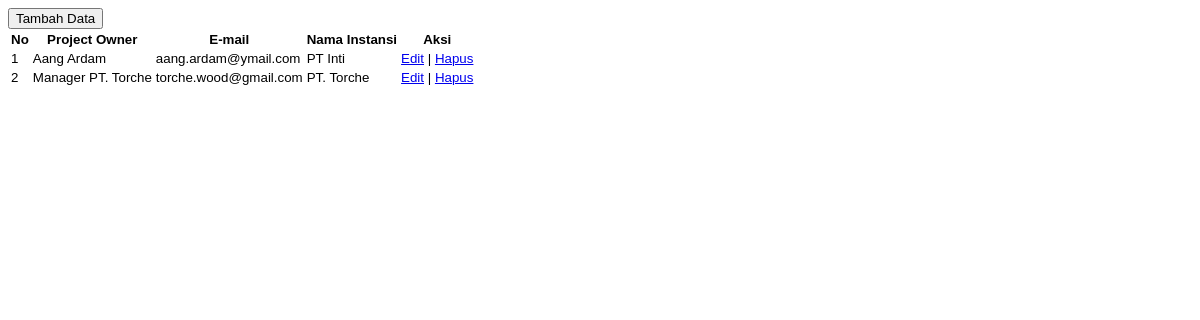
/admin/dataclient.php, run on the app's committed database.
### tables this page shows
CREATE TABLE IF NOT EXISTS `client` (
`id_client` int(3) NOT NULL,
  `id_user` int(3) NOT NULL,
  `nama_client` varchar(30) NOT NULL,
  `email` varchar(30) NOT NULL,
  `instansi` varchar(30) NOT NULL
);

### admin/dataclient.php (the view, shortened to what this page needs)
<!DOCTYPE html>
<html lang="en">
	<head>
		<link rel="stylesheet" type="text/css" href="../assets/css/style.css">
	</head>
	<body>
		<button type="button" class="btn btn-md btn-info" data-toggle="modal" data-target="#client">
			<span class="glyphicon glyphicon-plus"></span> Tambah Data
		</button>
		<div class="table-responsive" id="table-client">
			<table class="table datatable-simple">
                <thead>
                <tr>
                    <th>No</th>
                    <th>Project Owner</th>
                    <th>E-mail</th>
                    <th>Nama Instansi</th>
                    <th>Aksi</th>
                </tr>
                </thead>
				<tbody>
				<?php
					$sql = mysql_query("SELECT * FROM client");
					$no = 1;
					while ($data = mysql_fetch_assoc($sql))
					{
				?>
					<tr>
						<td><?php echo $no;?></td>
						<td><?php echo $data['nama_client']; ?></td>
						<td><?php echo $data['email']; ?></td>
						<td><?php echo $data['instansi']; ?></td>
						<td>
							<a href="#edit-client" data-toggle="modal" onclick="javascript:editclient(<?php echo $data['id_client'].",'".$data['nama_client']."','".$data['email']."','".$data['instansi']."'"; ?>)">Edit</a>
							|
							<a href="deleteclient.php?id_client=<?php echo $data['id_client']; ?>" onclick="return confirm('Apakah Anda yakin?')">Hapus</a>
						</td>
					</tr>
				<?php
					$no++;
					}
				?>
                </tbody>
			</table>
		</div>
	</body>
</html>

### assets/css/style.css (style rules this page uses)
body { padding-bottom: 40px; background-size: cover; background-repeat: no-repeat; background-image: url("../img/tehnologijabg.jpg"); }
tr > th { font-family: "Adobe Garamond Pro Bold", helvetica, sans-serif; font-size: 10pt; font-weight: bold; background-color: transparent; }
tr > td { font-size: 10pt; font-family: "Calibri", helvetica, sans-serif; }

### data on the page
client: nama_client "Aang Ardam", email "aang.ardam@ymail.com", instansi "PT Inti"
client: nama_client "Manager PT. Torche", email "torche.wood@gmail.com", instansi "PT. Torche"
